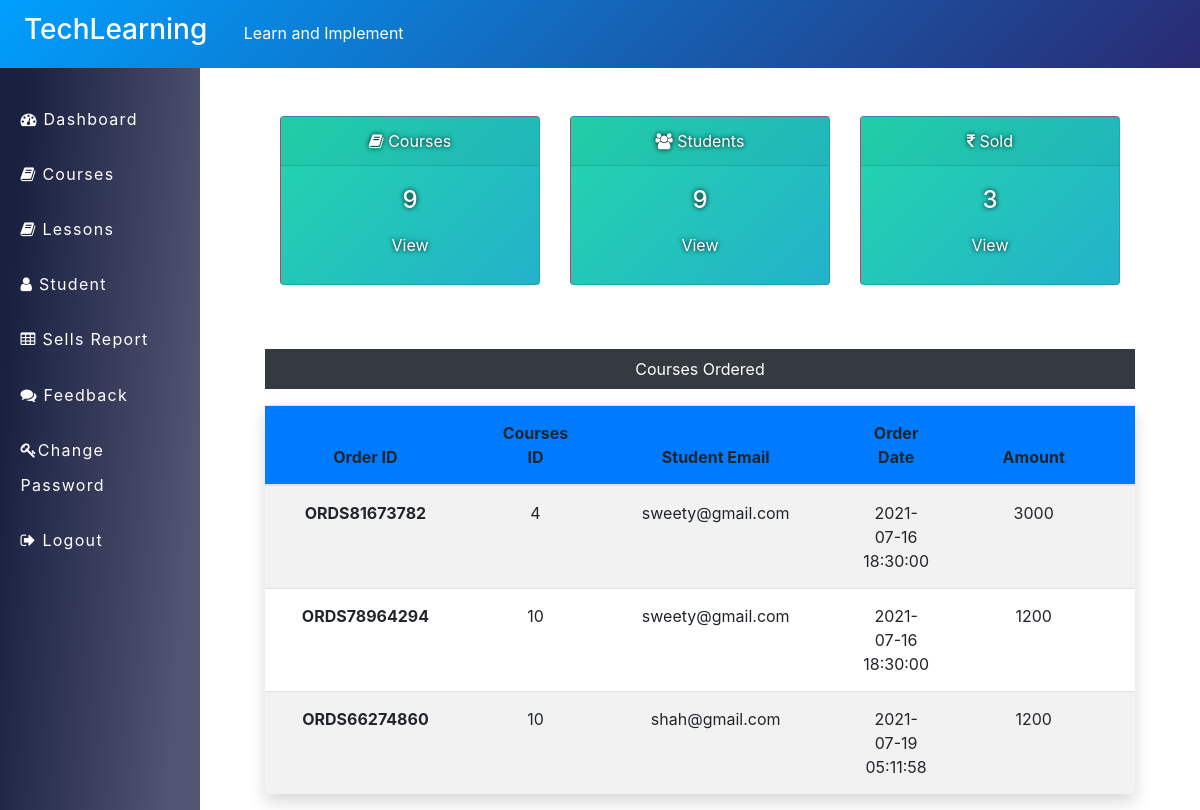
/Admin/dashboard.php (signed in), run on the app's committed database.
### tables this page shows
CREATE TABLE `courseorder` (
  `co_id` int(255) NOT NULL,
  `order_id` varchar(255) NOT NULL,
  `stu_email` varchar(200) NOT NULL,
  `course_id` int(200) NOT NULL,
  `status` varchar(50) NOT NULL,
  `respmsg` varchar(50) NOT NULL,
  `order_date` timestamp NOT NULL DEFAULT current_timestamp(),
  `amount` int(255) NOT NULL
);

### Admin/dashboard.php (the view, shortened to what this page needs)
<?php
include('../Admin/header.php');
include('../dbcon.php');
 $sql = "SELECT * FROM sign_up";
 $result = $con->query($sql);
 $totalStu = $result->num_rows;
 $sql = "SELECT * FROM course";
 $result = $con->query($sql);
 $totalCourses = $result->num_rows;
 $sql = "SELECT * FROM courseorder";
 $result = $con->query($sql);
 $totalOrder = $result->num_rows;
?>
<!DOCTYPE html>
<html lang="en">
<head>
    <link rel="stylesheet" href="./admin_css/admin_style.css" >
</head>
<body>
<div class="col-lg-9 mx-auto col-sm-11 ">
    <div class="row  mx-auto text-center " >
    <div class="col-sm-4 mt-5  ">
    <div class="card text-white dash-card mb-3 " style="max-width:30rem;">
    <div class="card-header"><i class="fa fa-book"></i> Courses</div>
    <div class="card-body">
    <h4 class="card-title"><?php  echo  $totalCourses;?></h4>
    <a class="btn text-white" href="courses.php">View</a>
    </div>
    </div>
    </div>
    <div class="col-sm-4 mt-5 ">
    <div class="card text-white dash-card mb-3 " style="max-width:25rem;">
    <div class="card-header"><i class="fa fa-users"></i> Students</div>
    <div class="card-body">
    <h4 class="card-title"><?php  echo $totalStu;?></h4>
    <a class="btn text-white" href="student.php">View</a>
    </div>
    </div>
    </div>
    <div class="col-sm-4 mt-5 ">
    <div class="card text-white dash-card mb-3 " style="max-width:25rem!important;">
    <div class="card-header"><i class="fa fa-rupee"></i> Sold</div>
    <div class="card-body">
    <h4 class="card-title"><?php  echo $totalOrder;?></h4>
    <a class="btn text-white" href="sellReport.php">View</a>
    </div>
    </div>
    </div>
    </div>
    <div class="  mx-auto mt-5 text-center">
    <p class="bg-dark text-white p-2">Courses Ordered</p>
    <?php
    $sql = "SELECT * FROM courseorder";
    $result = $con->query($sql);
    if($result->num_rows > 0){
        echo '<table class="table table-responsive shadow table-hovered table-striped mx-auto " cellpadding="4" >
        <thead>
        <tr class="bg-primary">
        <th scope="col">Order ID</th>
        <th scope="col">Courses ID</th>
        <th scope="col">Student Email</th>
        <th scope="col">Order Date</th>
        <th scope="col">Amount</th>
        <th scope="col">Action</th>
        </tr>
        </thead>
        <tbody>';
        while($row=$result->fetch_assoc()){
            echo '<tr>';
            echo '<th scope="row">'.$row['order_id'].'</th>';
            echo '<td style="" >'.$row['course_id'].'</td>';
            echo '<td style="">'.$row['stu_email'].'</td>';
            echo '<td style="">'.$row['order_date'].'</td>';
            echo '<td style="">'.$row['amount'].'</td>';
            echo '<td style="">
            <form action="" method="post" class="d-inline">
            <input type="hidden" name="id" value='.$row["co_id"].'>
            <button type="submit" class="btn btn-secondary" name="delete" value="Delete"><i class="fa fa-trash"></i></button></form>
            </td>';
            echo '</tr>';
        }
        echo ' </tbody>
        </table>';
    }else{
        echo '<div class="alert alert-warning col-sm-6 ml-5 mt-2 role="alert">
        0 Record Found ! ☹️
        ';
    }
    ?>
    </div>
</div>
</div>
</body>
</html>
<?php
include('../Admin/footer.php');
?>

### Admin/admin_css/admin_style.css (style rules this page uses)
.dash-card { background: linear-gradient(-45deg, #ee7752, #e73c7e, #23a6d5, #23d5ab); background-size: 400% 400%; text-shadow: 0px 0px 5px black; animation: gradient 15s ease infinite; }

### Admin/dashboard.php (style rules this page uses)
.table td, .table th { padding: 15px 2.3rem !important; }

### data on the page
courseorder: order "ORDS81673782", course "4", stu_email "sweety@gmail.com", order_date "2021-07-16 18:30:00", amount "3000"
courseorder: order "ORDS78964294", course "10", stu_email "sweety@gmail.com", order_date "2021-07-16 18:30:00", amount "1200"
courseorder: order "ORDS66274860", course "10", stu_email "shah@gmail.com", order_date "2021-07-19 05:11:58", amount "1200"

### other printed values
$totalCourses "9"
$totalStu "9"
$totalOrder "3"
